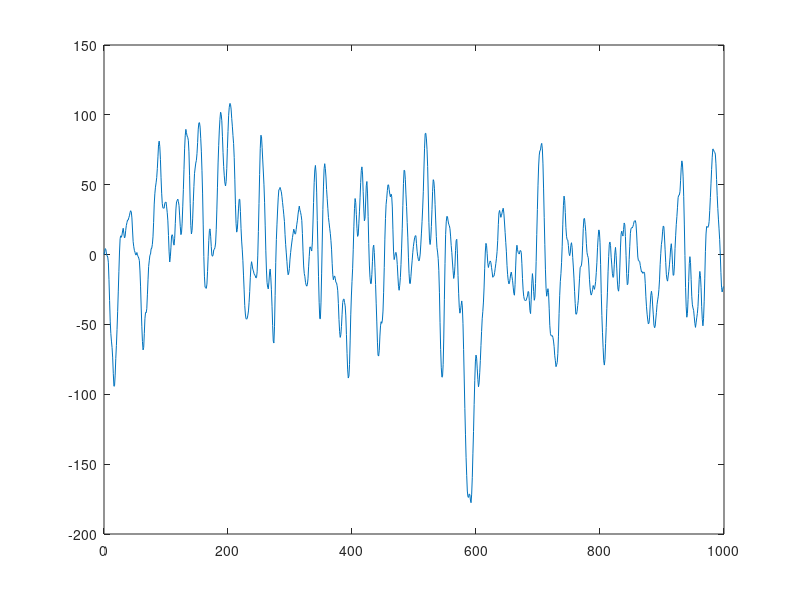

Reproduce this figure in MATLAB. (Note: this script raises an error after producing the figure.)
close all; clear all; clc;
warning('off','all')
%1. Create the transfer function and simulate the system
num = [0 9 6 6];
den = [1 -1.98 1.284 -0.272];
sys = filt(num, den)

%2. Simulate the system with zero mean random input (1000 samples)
T = 1;
t = 0:T:999;
n = length(t)

input = rand(n,1) - 0.5;
output = lsim(sys, input, t);
input_mean = mean(input)
variance = var(output)

figure(1);
plot(t, output);

% Declare variables for later use with other functions
changeParam= 411; %round(rand()*700 + 3); % Random change during simulation
lambda = [1, 0.99, 0.9];
noise = (5/3)* (rand(n,1) - 0.5);
graphCount=1;

% Simulation for change of parameters
num = [0 9 2 6];
den = [1 -1.98 1.284 -0.272];
sys = filt(num, den);
output2 = lsim(sys, input, t);

output_std=std(output)
noise_std=std(noise)

% 4 Batch LS Function and drive system to identify parameters
theta_bls = BatchLeastSquares(input, output, t);

%5. Basic recursive function of LS algorithm
theta_rls = RecursiveLeastSquares(input, output, t, graphCount);
graphCount = graphCount + 2;

%6. Recursive LS with exponential forgetting & sudden change
theta_forgetting = RLS_forgetting(input, output, output2, lambda, changeParam, t, graphCount);
graphCount = graphCount + 6;

%7. Random zero-mean noise to the output (independent of input)
theta_noise = RLS_noise(input, output, noise, output2, lambda, changeParam, t, graphCount);
graphCount = graphCount + 6;

%8. Sliding window (N=10) least squares 
theta_window_10 = SlidingWindow(input, output, 10, t, graphCount);
graphCount = graphCount + 2;
%8. Sliding window (N=100) least squares
theta_window_100 = SlidingWindow(input, output, 100, t, graphCount);
graphCount = graphCount + 2;

%8. Sliding window (N=10) with forgetting factor & sudden change
theta_SW_forgetting_10 = SW_forgetting(input, output, output2, lambda, 10, changeParam, t, graphCount);
graphCount = graphCount + 6;
%8. Sliding window (N=100) with forgetting factor & sudden change
theta_SW_forgetting_100 = SW_forgetting(input, output, output2, lambda, 100, changeParam, t, graphCount);
graphCount = graphCount + 6;

%8. Sliding window (N=10) with noise
theta_SW_noise_10 = SW_noise(input, output, noise, output2, lambda, 10, changeParam, t, graphCount);
graphCount = graphCount + 6;
%8. Sliding window (N=100) with noise
theta_SW_noise_100 = SW_noise(input, output, noise, output2, lambda, 100, changeParam, t, graphCount);
graphCount = graphCount + 6;
